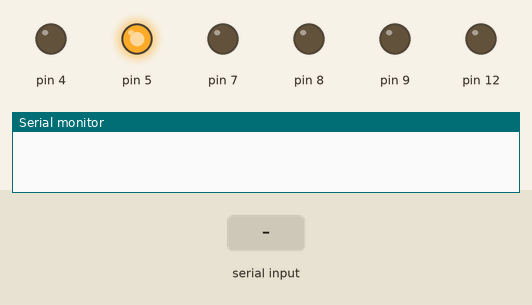
Bench run of a sketch on a simulated Arduino Uno, built with avr-gcc and run on an emulated ATmega328P. Parts: output pins drawn as LEDs (lit = HIGH), the last lines printed to the serial monitor. Inputs (shaded band) come from the test bench.

Above: at 1.2 s.
1.3 s: "1\n" received over Serial
At 4.1 s:
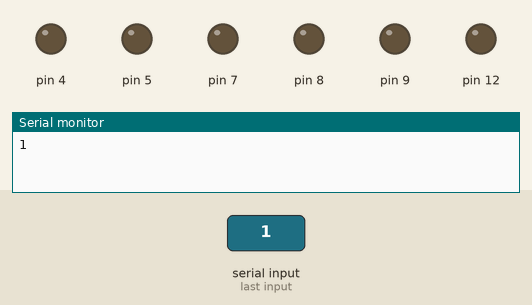
Timing chart, 0 to 5.6 s (numbered marks = the images above; inputs shaded):
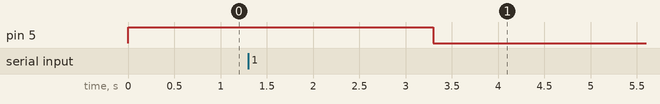

The sketch:

wheels.ino
```cpp
#define DIR1 4
#define DIR2 5
#define STEP 12
#define MS1 7
#define MS2 8
#define MS3 9

class Car {
 public:
  Car(int pin_dir1, int pin_dir2, int pin_step, int pin_ms1, int pin_ms2,
      int pin_ms3)
      : pin_dir1_(pin_dir1),
        pin_dir2_(pin_dir2),
        pin_step_(pin_step),
        pin_ms1_(pin_ms1),
        pin_ms2_(pin_ms2),
        pin_ms3_(pin_ms3) {
    pinMode(pin_dir1_, OUTPUT);
    pinMode(pin_dir2_, OUTPUT);
    pinMode(pin_step_, OUTPUT);
    pinMode(pin_ms1_, OUTPUT);
    pinMode(pin_ms2_, OUTPUT);
    pinMode(pin_ms3_, OUTPUT);

    digitalWrite(pin_step_, LOW);

    SetDir(1);
    SetSpeed(1);
  }

  /* 1 = full;
     2 = 1/2;
     4 = 1/4;
     8 = 1/8;
     16 = 1/16
  */
  void SetSpeed(int speed) {
    switch (speed) {
      case 1:
        digitalWrite(pin_ms1_, LOW);
        digitalWrite(pin_ms2_, LOW);
        digitalWrite(pin_ms3_, LOW);
        break;
      case 2:
        digitalWrite(pin_ms1_, HIGH);
        digitalWrite(pin_ms2_, LOW);
        digitalWrite(pin_ms3_, LOW);
        break;
      case 4:
        digitalWrite(pin_ms1_, LOW);
        digitalWrite(pin_ms2_, HIGH);
        digitalWrite(pin_ms3_, LOW);
        break;
      case 8:
        digitalWrite(pin_ms1_, HIGH);
        digitalWrite(pin_ms2_, HIGH);
        digitalWrite(pin_ms3_, LOW);
        break;
      case 16:
        digitalWrite(pin_ms1_, HIGH);
        digitalWrite(pin_ms2_, HIGH);
        digitalWrite(pin_ms3_, HIGH);
        break;
    }
  }

  /* 0 = left;
     1 = forward;
     2 = right
  */
  void SetDir(int dir) {
    switch(dir) {
      case 0:
        digitalWrite(pin_dir1_, LOW);
        digitalWrite(pin_dir2_, LOW);
        break;
      case 1:
        digitalWrite(pin_dir1_, LOW);
        digitalWrite(pin_dir2_, HIGH);
        break;
      case 2:
        digitalWrite(pin_dir1_, HIGH);
        digitalWrite(pin_dir2_, HIGH);
        break;
    }
  }

  void MakeStep() {
    if (millis() - last_step_ < 5) {
      delay(5 - (millis() - last_step_));
    }

    digitalWrite(pin_step_, HIGH);
    digitalWrite(pin_step_, LOW);

    last_step_ = millis();
  }

 private:
  int pin_dir1_;
  int pin_dir2_;
  int pin_step_;
  int pin_ms1_;
  int pin_ms2_;
  int pin_ms3_;

  long last_step_ = 0;
};

Car* car;

void setup() {
  Serial.begin(9600);

  car = new Car(DIR1, DIR2, STEP, MS1, MS2, MS3);
}

void loop() {
  if (Serial.available() <= 0) {
    return;
  }

  int steps = Serial.parseInt();
  int dir = Serial.parseInt();
  int speed = Serial.parseInt();

  car->SetDir(dir);
  car->SetSpeed(speed);

  for (int i = 0; i < steps; ++i) {
    car->MakeStep();
    Serial.println(i + 1);
  }
}
```

Measured:
- after the input at 1.3 s, pin 5: HIGH → LOW after 2.0 s
